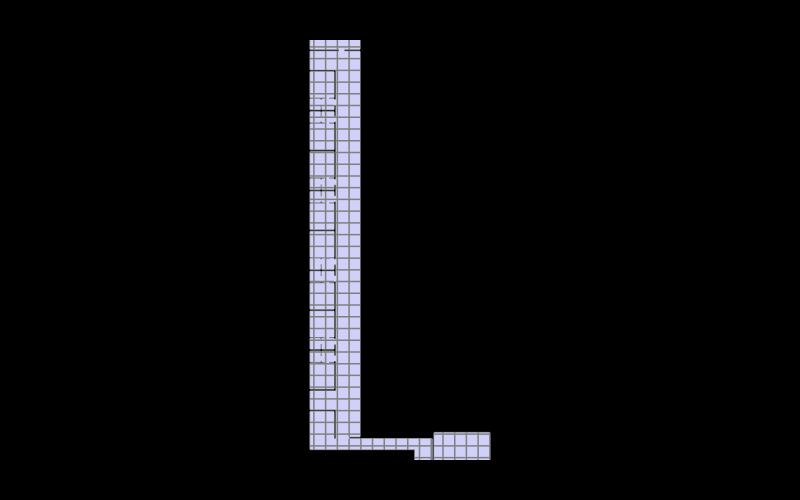

Source (notebook cell):
### Markdown cell above
## 8. Show the geometry and the grid

### Code cell
Topology.Show(plan_k, grid_k,
              camera=[0,0,6],
              faceColor=[210,210,250],
              faceOpacity=1,
              edgeColor='grey',
              edgeWidth=3,
              showVertices=False,
              backgroundColor='black',
              width=800,
              height=500,
              renderer=renderer)

### Figure 1 — Plotly figure (JSON) as saved in the notebook; plotly's stock layout.template omitted (floating-point values rounded to 4 significant figures; data arrays with more than 128 entries replaced by an {"elided": "..."} marker saying what was removed)
{"data": [{"hoverinfo": "text", "hovertext": {"elided": "732 str values"}, "legendgroup": "2", "legendrank": 2, "line": {"color": "#808080", "width": 3}, "mode": "lines", "name": "1: Untitled (Edges)", "showlegend": false, "type": "scatter3d", "x": {"elided": "732 float values"}, "y": {"elided": "732 float values"}, "z": {"elided": "732 int values"}}, {"cmax": 1, "cmin": 0, "color": "#D2D2FA", "colorscale": [[0, "#440154"], [0.1111, "#482878"], [0.2222, "#3e4989"], [0.3333, "#31688e"], [0.4444, "#26828e"], [0.5556, "#1f9e89"], [0.6667, "#35b779"], [0.7778, "#6ece58"], [0.8889, "#b5de2b"], [1, "#fde725"]], "flatshading": true, "hoverinfo": "text", "hovertext": "", "i": {"elided": "242 int values"}, "j": {"elided": "242 int values"}, "k": {"elided": "242 int values"}, "legendgroup": "3", "legendrank": 3, "lighting": {"facenormalsepsilon": 0}, "name": "1: Untitled (Faces)", "opacity": 1, "showlegend": false, "showscale": false, "text": "", "type": "mesh3d", "x": {"elided": "244 float values"}, "y": {"elided": "244 float values"}, "z": {"elided": "244 int values"}}, {"hoverinfo": "text", "hovertext": {"elided": "396 str values"}, "legendgroup": "5", "legendrank": 5, "line": {"color": "#808080", "width": 3}, "mode": "lines", "name": "2: Untitled (Edges)", "showlegend": false, "type": "scatter3d", "x": {"elided": "396 float values"}, "y": {"elided": "396 float values"}, "z": {"elided": "396 int values"}}], "layout": {"autosize": true, "height": 500, "margin": {"b": 40, "l": 40, "r": 40, "t": 40}, "paper_bgcolor": "#000000", "plot_bgcolor": "#000000", "scene": {"aspectmode": "data", "camera": {"center": {"x": 0, "y": 0, "z": 0}, "eye": {"x": 0, "y": 0, "z": 6}, "projection": {"type": "perspective"}, "up": {"x": 0, "y": 0, "z": 1}}, "xaxis": {"visible": false}, "yaxis": {"visible": false}, "zaxis": {"visible": false}}, "showlegend": true, "width": 800, "xaxis": {"showgrid": false, "visible": false, "zeroline": false}, "yaxis": {"showgrid": false, "visible": false, "zeroline": false}}}
